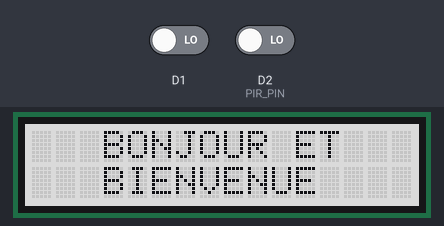
A program run on a simulated Arduino MKR. On the bench: 16×2 character LCD. The test bench sets the inputs (shaded band); at power-on: D1 LOW, D2 (PIR_PIN) LOW.

Above: at 1.2 s.
1.3 s: D1 driven HIGH
At 2.4 s:
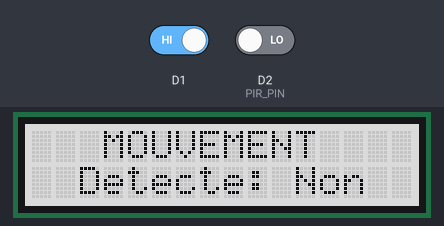
2.8 s: D2 (PIR_PIN) driven HIGH
At 4.2 s:
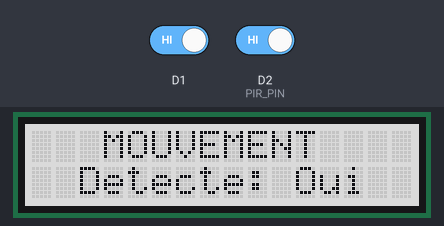
4.8 s: D2 (PIR_PIN) driven LOW
At 6.1 s:
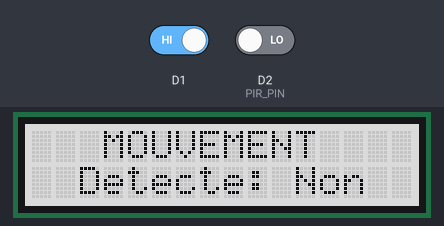
Timing chart, 0 to 7.8 s (numbered marks = the images above; inputs shaded):
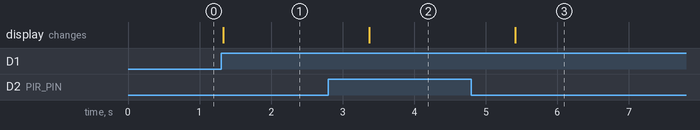

Measured:
- after the input at 1.3 s, the display: changes at once (image 1)
- after the input at 2.8 s, the display: changes after 0.57 s (image 2)
- after the input at 4.8 s, the display: changes after 0.61 s (image 3)

The program:

main.cpp
```cpp
/*
Titre : Projet Capteur Actuateur
Auteur: Adonis Rebano
Date : 02/03/2023
Description : créer un projet de votre choix avec les conditions suivantes :
- avoir un capteur
- un actuateur
- une logique importante
- code en orienté objet
Version : 0.0.1
*/

//---------declaration pour notre libraire-----//
#include <Arduino.h>
#include <Wire.h>
#include "DFRobot_LCD.h"
#include  "Capteur.h"

#define PIR_PIN 2                          // on utilise la broche numero 2
#define FLAMME_PIN 3                       // on utilise la broche numero 3

const int colorR = 211;                      // voici la declaration pour des variable qu'on utilise pour notre
const int colorG = 211;                    // lcd, on declare notre variable pour notre capture de mouvement et
const int colorB = 211;

int compteurDecran = 0;                    // notre compteur pour changer la position de nos ecran
int next = 1;                              // notre variable pour notre bouton

boolean next_currentState = LOW;           // notre variable pour l'etat actuelle du bouton
boolean next_lastState = LOW;              // notre variable pour l'etat derniere du bouton

//-----on cree une fonctionne pour le debounce-----//
boolean debounce(boolean lastState, int pin)
{
    boolean currentState = digitalRead(pin);
    if (lastState != currentState)
    {
        delay(5);
        currentState = digitalRead(pin);
    }
    return currentState;
}

DFRobot_LCD lcd(16, 2);                     // la classe et objets du notre libraire LCD
capteur myObj1(PIR_PIN, FLAMME_PIN);

void setup()
{
//-----il faut trouver notre code pour initialisation dans partie-----//
    Serial.begin(9600);

    // notre initialisation pour notre 16x2 LCD
    lcd.init();
    lcd.setRGB(colorR, colorG, colorB);
    lcd.setCursor(3, 0);
    lcd.print("BONJOUR ET");             // on affiche notre message de bienvenue
    lcd.setCursor(3, 1);
    lcd.print("BIENVENUE");

    // notre initialisation pour notre capteur de mouvement
    myObj1.init();
}

void loop()
{
    next_currentState = debounce(next_lastState, next); // notre debounce fonctionne pour notre bouton

    if (next_lastState == LOW && next_currentState == HIGH) // lorque le bouton est pressé
    {
        lcd.clear();                    // l'écran LCD sera effacé et passera à la page suivante.
        if (compteurDecran < 2)         // notre compteur d'écran qui n'est pas plus de 3 écran
        {
            compteurDecran++;           // si notre écran est inférieur à 3, on l'incrémente de 1
        }
        else if (compteurDecran == 2)   // lorsq'on atteint la page 3
        {
            compteurDecran = 1;         // on affiche la page 1, et avec cette façon on fait une boucle
        }
    }

    next_lastState = next_currentState;

//-----on utilise l'instruction switch pour parcourir chaque écran, et on utilise chaque cas pour chaque capteur qu'on affiche-----//
switch (compteurDecran)
    {
        case 1:
            { // Capteur de mouvement
                if (myObj1.readMouvement() == HIGH)
                {
                    lcd.setCursor(3, 0);
                    lcd.print("MOUVEMENT");
                    lcd.setCursor(2, 1);
                    lcd.print("Detecte: Oui");
                    delay(1000);
                }
                else
                {
                    lcd.setCursor(3, 0);
                    lcd.print("MOUVEMENT");
                    lcd.setCursor(2, 1);
                    lcd.print("Detecte: Non");
                    delay(1000);
                }
            }
        break;
        case 2:
            { // Capteur de la flamme
                if (myObj1.readFlamme() == HIGH)
                {
                    lcd.setCursor(5, 0);
                    lcd.print("FLAMME");
                    lcd.setCursor(2, 1);
                    lcd.print("Detecte: Oui");
                    delay(1000);
                }
                else
                {
                    lcd.setCursor(5, 0);
                    lcd.print("FLAMME");
                    lcd.setCursor(2, 1);
                    lcd.print("Detecte: Non");
                    delay(1000);
                }
            }
        break;
    } // fin du switch
}
```

Capteur.h
```cpp
#include <Arduino.h>

class capteur
{
private:
    int pirSensor;
    int flamme;

public:
    capteur(int pirSensor, int flamme);
    ~capteur();

    void init();
    int readMouvement();
    int readFlamme();
};
```

Capteur.cpp
```cpp
#include <Arduino.h>
#include <Capteur.h>

capteur::capteur(int pirSensor, int flamme)
{
    this->pirSensor = pirSensor;
    this->flamme = flamme;
}

capteur::~capteur()
{
}
void capteur::init(){
    pinMode (pirSensor, INPUT);
    pinMode (flamme, INPUT);
}

int capteur::readMouvement(){
    return digitalRead(pirSensor);
}

int capteur::readFlamme(){
    return digitalRead(flamme);
}
```
